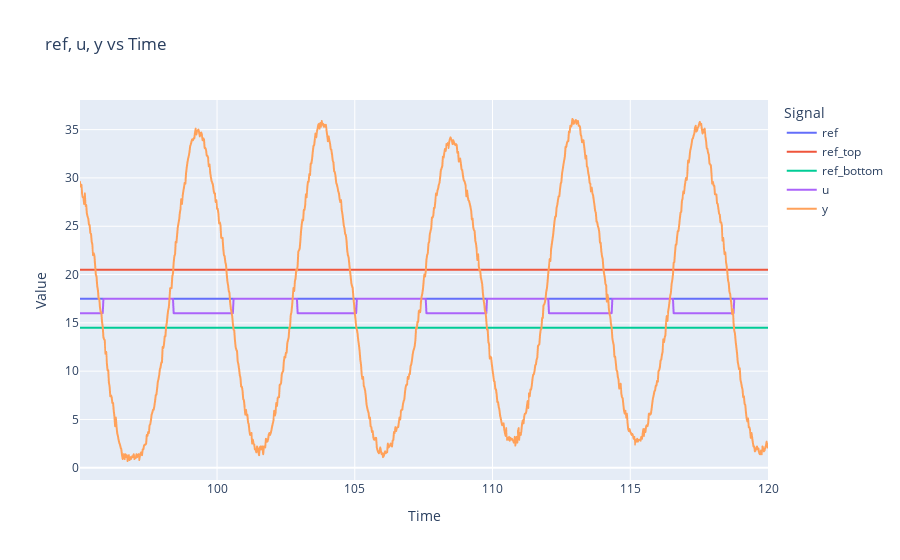

Source (notebook cell):
### Code cell
fig = px.line(data, x='time', y=['ref', 'ref_top', 'ref_bottom', 'u', 'y'],
              labels={'time': 'Time', 'variable': 'Signal', 'value': 'Value'},
              title='ref, u, y vs Time')

fig.update_layout(legend_title_text='Signal', hovermode='x unified')
fig.show()

### Figure 1 — Plotly figure (JSON) as saved in the notebook; plotly's stock layout.template omitted (floating-point values rounded to 4 significant figures; data arrays with more than 128 entries replaced by an {"elided": "..."} marker saying what was removed)
{"data": [{"hovertemplate": "Signal=ref<br>Time=%{x}<br>Value=%{y}<extra></extra>", "legendgroup": "ref", "line": {"color": "#636efa", "dash": "solid"}, "marker": {"symbol": "circle"}, "mode": "lines", "name": "ref", "showlegend": true, "type": "scattergl", "x": {"elided": "1000 float values"}, "xaxis": "x", "y": {"elided": "1000 float values"}, "yaxis": "y"}, {"hovertemplate": "Signal=ref_top<br>Time=%{x}<br>Value=%{y}<extra></extra>", "legendgroup": "ref_top", "line": {"color": "#EF553B", "dash": "solid"}, "marker": {"symbol": "circle"}, "mode": "lines", "name": "ref_top", "showlegend": true, "type": "scattergl", "x": {"elided": "1000 float values"}, "xaxis": "x", "y": {"elided": "1000 float values"}, "yaxis": "y"}, {"hovertemplate": "Signal=ref_bottom<br>Time=%{x}<br>Value=%{y}<extra></extra>", "legendgroup": "ref_bottom", "line": {"color": "#00cc96", "dash": "solid"}, "marker": {"symbol": "circle"}, "mode": "lines", "name": "ref_bottom", "showlegend": true, "type": "scattergl", "x": {"elided": "1000 float values"}, "xaxis": "x", "y": {"elided": "1000 float values"}, "yaxis": "y"}, {"hovertemplate": "Signal=u<br>Time=%{x}<br>Value=%{y}<extra></extra>", "legendgroup": "u", "line": {"color": "#ab63fa", "dash": "solid"}, "marker": {"symbol": "circle"}, "mode": "lines", "name": "u", "showlegend": true, "type": "scattergl", "x": {"elided": "1000 float values"}, "xaxis": "x", "y": {"elided": "1000 float values"}, "yaxis": "y"}, {"hovertemplate": "Signal=y<br>Time=%{x}<br>Value=%{y}<extra></extra>", "legendgroup": "y", "line": {"color": "#FFA15A", "dash": "solid"}, "marker": {"symbol": "circle"}, "mode": "lines", "name": "y", "showlegend": true, "type": "scattergl", "x": {"elided": "1000 float values"}, "xaxis": "x", "y": {"elided": "1000 float values"}, "yaxis": "y"}], "layout": {"hovermode": "x unified", "legend": {"title": {"text": "Signal"}, "tracegroupgap": 0}, "title": {"text": "ref, u, y vs Time"}, "xaxis": {"anchor": "y", "domain": [0, 1], "title": {"text": "Time"}}, "yaxis": {"anchor": "x", "domain": [0, 1], "title": {"text": "Value"}}}}
